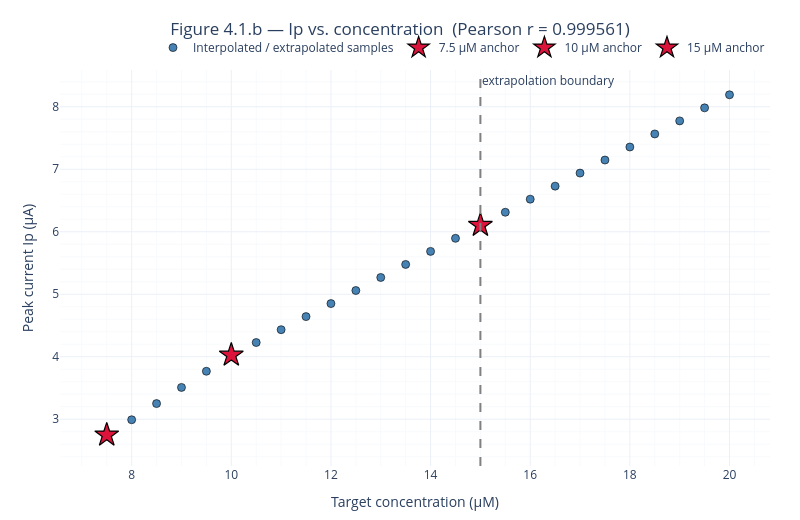

This figure's notebook cell:
### Code cell
linearity_figure = go.Figure()

# Synthetic Ip values
linearity_figure.add_trace(go.Scatter(
    x=interpolation_peak_table['Target concentration (µM)'],
    y=interpolation_peak_table['Peak current Ip (µA)'],
    mode='markers', name='Interpolated / extrapolated samples',
    marker=dict(color='steelblue', size=8, line=dict(color='black', width=0.6)),
))

# Anchor markers (stars) over the top of the synthetic points
for anchor_label, anchor_curve, anchor_concentration_uM in [
    ('7.5 µM anchor',  mean_subtracted_signal_at_7p5uM,  7.5),
    ('10 µM anchor',   mean_subtracted_signal_at_10uM, 10.0),
    ('15 µM anchor',   mean_subtracted_signal_at_15uM, 15.0),
]:
    anchor_peak_object = Peak(potential_grid_V, savgol_filter(anchor_curve, 5, 3))
    linearity_figure.add_trace(go.Scatter(
        x=[anchor_concentration_uM], y=[anchor_peak_object.Ip],
        mode='markers', name=anchor_label,
        marker=dict(color='crimson', size=18, symbol='star',
                    line=dict(color='black', width=1.2)),
    ))

# Vertical guide at the extrapolation boundary
linearity_figure.add_vline(x=15.0, line=dict(color='gray', dash='dash'),
                            annotation_text='extrapolation boundary',
                            annotation_position='top right')

apply_default_plotly_layout(
    linearity_figure,
    title_text=f'Figure 4.1.b — Ip vs. concentration  (Pearson r = {linearity_pearson_r:.6f})',
    xaxis_title='Target concentration (µM)',
    yaxis_title='Peak current Ip (µA)',
)
linearity_figure.show()

### Figure 1 — Plotly figure (JSON) as saved in the notebook; plotly's stock layout.template omitted (floating-point values rounded to 4 significant figures)
{"data": [{"marker": {"color": "steelblue", "line": {"color": "black", "width": 0.6}, "size": 8}, "mode": "markers", "name": "Interpolated / extrapolated samples", "type": "scatter", "x": [7.5, 8.0, 8.5, 9.0, 9.5, 10.0, 10.5, 11.0, 11.5, 12.0, 12.5, 13.0, 13.5, 14.0, 14.5, 15.0, 15.5, 16.0, 16.5, 17.0, 17.5, 18.0, 18.5, 19.0, 19.5, 20.0], "y": [2.748, 2.991, 3.25, 3.509, 3.767, 4.026, 4.227, 4.433, 4.642, 4.851, 5.059, 5.268, 5.477, 5.686, 5.895, 6.103, 6.312, 6.521, 6.73, 6.939, 7.147, 7.356, 7.565, 7.774, 7.983, 8.192]}, {"marker": {"color": "crimson", "line": {"color": "black", "width": 1.2}, "size": 18, "symbol": "star"}, "mode": "markers", "name": "7.5 µM anchor", "type": "scatter", "x": [7.5], "y": [2.748]}, {"marker": {"color": "crimson", "line": {"color": "black", "width": 1.2}, "size": 18, "symbol": "star"}, "mode": "markers", "name": "10 µM anchor", "type": "scatter", "x": [10], "y": [4.026]}, {"marker": {"color": "crimson", "line": {"color": "black", "width": 1.2}, "size": 18, "symbol": "star"}, "mode": "markers", "name": "15 µM anchor", "type": "scatter", "x": [15], "y": [6.103]}], "layout": {"annotations": [{"showarrow": false, "text": "extrapolation boundary", "x": 15, "xanchor": "left", "xref": "x", "y": 1, "yanchor": "top", "yref": "y domain"}], "height": 520, "legend": {"orientation": "h", "x": 1, "xanchor": "right", "y": 1.02, "yanchor": "bottom"}, "margin": {"b": 50, "l": 60, "r": 30, "t": 70}, "shapes": [{"line": {"color": "gray", "dash": "dash"}, "type": "line", "x0": 15, "x1": 15, "xref": "x", "y0": 0, "y1": 1, "yref": "y domain"}], "title": {"text": "Figure 4.1.b — Ip vs. concentration  (Pearson r = 0.999561)", "x": 0.5, "xanchor": "center"}, "width": 800, "xaxis": {"minor": {"showgrid": true}, "showgrid": true, "title": {"text": "Target concentration (µM)"}}, "yaxis": {"minor": {"showgrid": true}, "showgrid": true, "title": {"text": "Peak current Ip (µA)"}}}}
